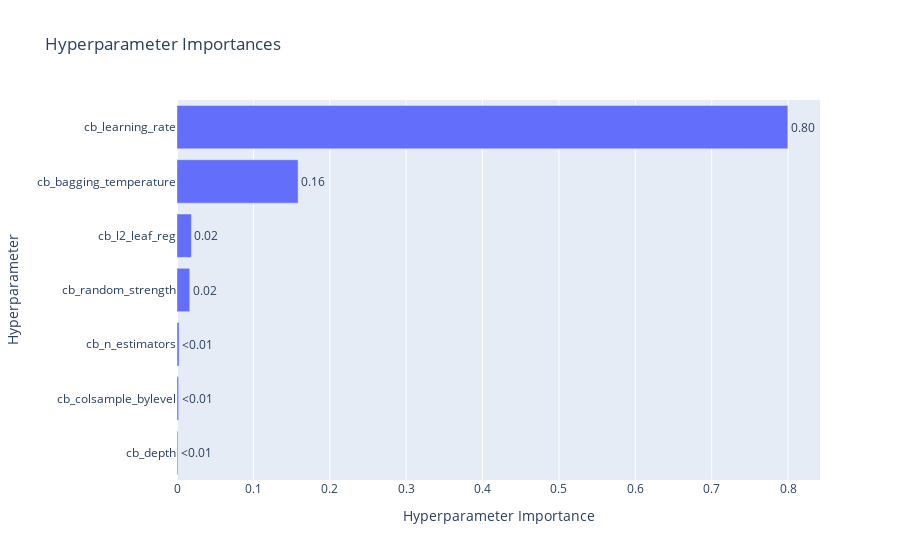

The notebook cell saved with this chart:
### Code cell
# plot hyperparameter importances
fig = optuna.visualization.plot_param_importances(study)
fig.show()

### Figure 1 — Plotly figure (JSON) as saved in the notebook; plotly's stock layout.template omitted (floating-point values rounded to 4 significant figures)
{"data": [{"cliponaxis": false, "hovertemplate": ["cb_depth (IntDistribution): 0.0012558415963046816<extra></extra>", "cb_colsample_bylevel (FloatDistribution): 0.0021537238552693507<extra></extra>", "cb_n_estimators (IntDistribution): 0.0027667358413427097<extra></extra>", "cb_random_strength (FloatDistribution): 0.01667646607026804<extra></extra>", "cb_l2_leaf_reg (FloatDistribution): 0.01892171501655899<extra></extra>", "cb_bagging_temperature (FloatDistribution): 0.1585441316407009<extra></extra>", "cb_learning_rate (FloatDistribution): 0.7996813859795554<extra></extra>"], "name": "Objective Value", "orientation": "h", "text": ["<0.01", "<0.01", "<0.01", "0.02", "0.02", "0.16", "0.80"], "textposition": "outside", "type": "bar", "x": [0.001256, 0.002154, 0.002767, 0.01668, 0.01892, 0.1585, 0.7997], "y": ["cb_depth", "cb_colsample_bylevel", "cb_n_estimators", "cb_random_strength", "cb_l2_leaf_reg", "cb_bagging_temperature", "cb_learning_rate"]}], "layout": {"autosize": true, "title": {"text": "Hyperparameter Importances"}, "xaxis": {"autorange": true, "range": [0, 0.8418], "title": {"text": "Hyperparameter Importance"}, "type": "linear"}, "yaxis": {"autorange": true, "range": [-0.5, 6.5], "title": {"text": "Hyperparameter"}, "type": "category"}}}
